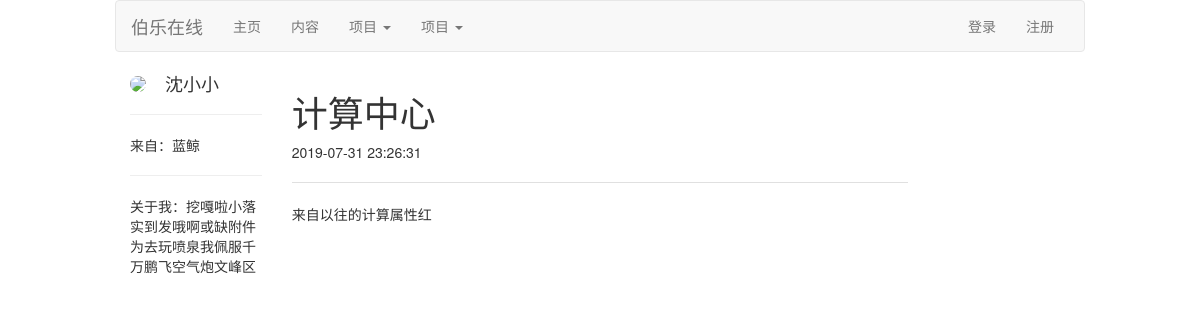
Page /getpost/1 on the earlier database version.
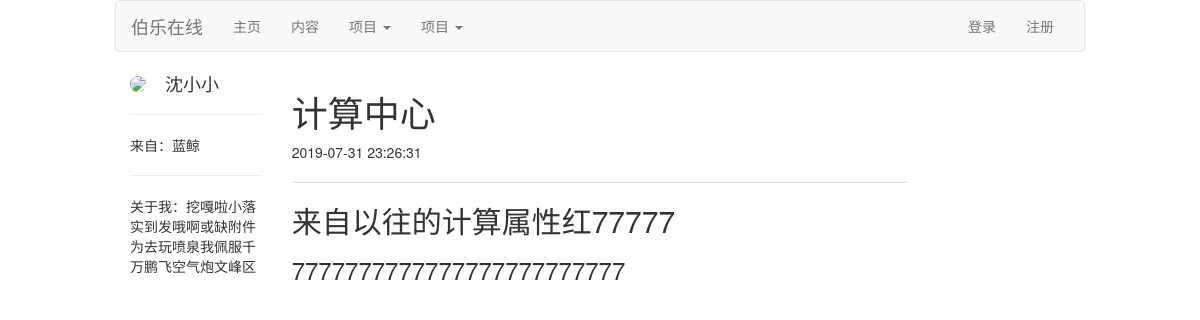
Same page on the later database version.
### app/models.py (models this page shows, shortened)
class Post(db.Model):
    __tablename__ = 'post'
    post_id = db.Column(db.Integer, primary_key=True, comment='文章id')
    user_id = db.Column(
        db.Integer,
        db.ForeignKey('user.user_id'),
        comment='用户ID')
    content = db.Column(db.Text, comment='文章内容')
    crtd_time = db.Column(db.DateTime, comment='创作时间')
    last_edit_time = db.Column(db.Date, comment='最后一次修改时间')
    title = db.Column(db.String, comment='文章标题')
    body_html = db.Column(db.Text)

### app/main/views.py (the view)
@main_bp.route('/getpost/<int:postid>')
@pysnooper.snoop()
def get_post(postid):
    post = db.session.query(
        Post.post_id,
        Post.content,
        Post.crtd_time,
        Post.body_html,
        Post.title,
        User.user_name,
        User.user_id,
        User.location,
        User.about_me). filter(
        Post.post_id == postid). filter(
            Post.user_id == User.user_id).first()
    return render_template('main/post.html', post=post, title_name='博客')

### app/auth/views.py (called while the page is built)
@auth_bp.before_app_request
@pysnooper.snoop()
def before_request():
    if current_user.is_authenticated:
        current_user.ping()
        if not current_user.confirmed \
                and request.endpoint \
                and request.blueprint != 'auth' \
                and request.endpoint != 'static':
            r = redirect(url_for('auth.unconfirmed'))
            return r

### app/templates/main/post.html (shortened to what this page needs)
{% extends 'main/base.html' %}
{% block html_attribs %} lang="zh"{% endblock %}
{% block content %}
    <div class="col-md-10 col-md-offset-1">
        <div class="col-md-2">
            <img src="https://avatar.csdn.net/0/3/C/3_cainiao_python.jpg" class="img-circle" style="height: 60px;">
            <span class="h4" style="vertical-align:middle ;padding-left: 15px">{{ post.user_name }}</span>
            <hr>
            <span>来自：{{ post.location }}</span>
            <hr>
            <p>关于我：{{ post.about_me }}</p>
        </div>
        <div class="col-md-8">
            <h1>{{ post.title }}</h1>
            <p>{{ post.crtd_time.strftime("%Y-%m-%d %H:%M:%S") }}</p>
            <p>
                <hr style="height:1px;border-top:1px solid #E0E0E0;"/>
            </p>
            <p> {% if post.body_html %}
                {{ post.body_html | safe }}
            {% else %}
                {{ post.content }}
            {% endif %} </p>
        </div>
    </div>
{% endblock %}

Differences in the rows shown:
changed Post "计算中心": body_html (not shown) → "来自以往的计算属性红77777 7777777777777777777777777"; content "来自以往的计算属性红" → (not shown)
